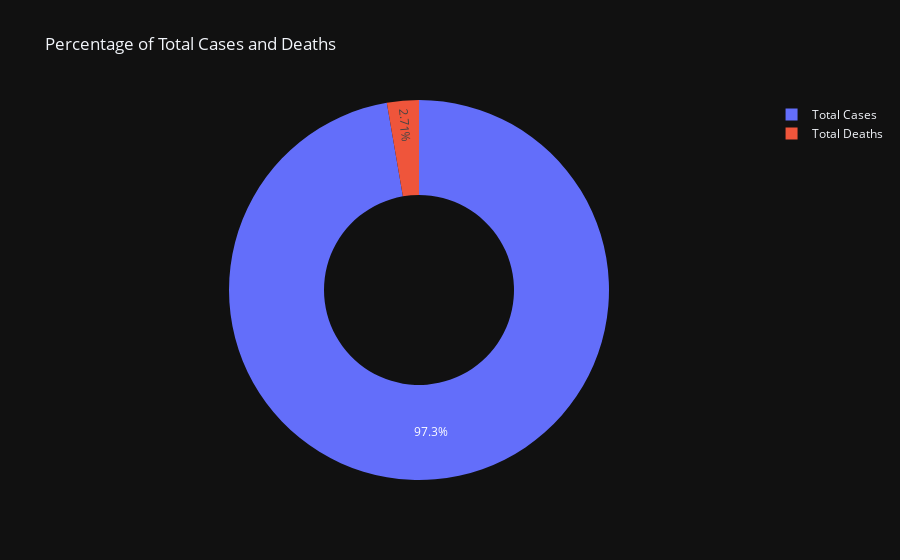

The notebook cell saved with this chart:
### Code cell
cases = data["Total Cases"].sum()
deceased = data["Total Deaths"].sum()

labels = ["Total Cases", "Total Deaths"]
values = [cases - deceased, deceased]

fig = px.pie(data, values=values, names=labels, title='Percentage of Total Cases and Deaths', hole=0.5)
fig.show()

### Figure 1 — Plotly figure (JSON) as saved in the notebook; plotly's stock layout.template omitted (floating-point values rounded to 4 significant figures)
{"data": [{"domain": {"x": [0.0, 1.0], "y": [0.0, 1.0]}, "hole": 0.5, "hovertemplate": "label=%{label}<br>value=%{value}<extra></extra>", "labels": ["Total Cases", "Total Deaths"], "legendgroup": "", "name": "", "showlegend": true, "values": [27090000.0, 754800.0], "type": "pie"}], "layout": {"legend": {"tracegroupgap": 0}, "title": {"text": "Percentage of Total Cases and Deaths"}}}
